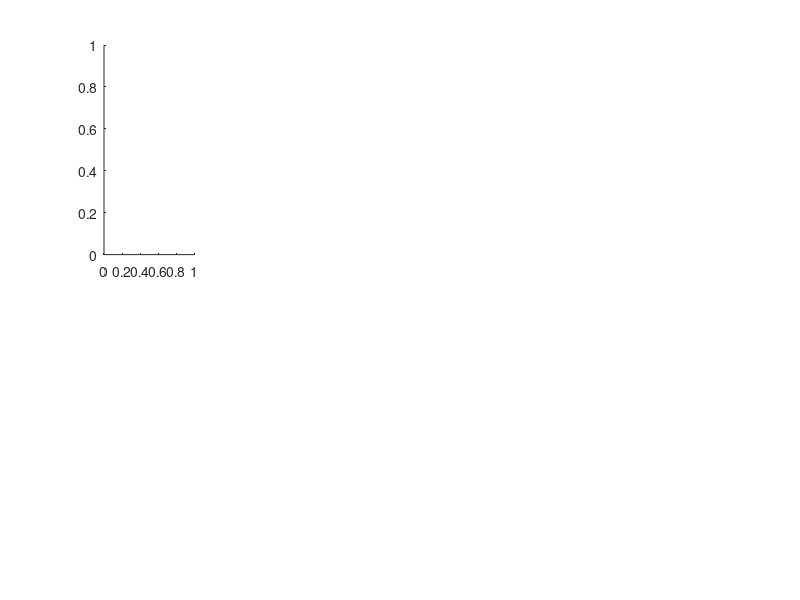

This chart was generated by the following MATLAB code: (Note: this script raises an error after producing the figure.)
%%%%%%%%%%%%%%%%%%%%%%%%%%%%%%%%%%%%%%%%%%%%%%%%%%%%%%%%%%%%%%%%%%%%%%%%%%
%% FINITE DIFFERENCE TIME DOMAIN SIMULATION - 2D
%%%%%%%%%%%%%%%%%%%%%%%%%%%%%%%%%%%%%%%%%%%%%%%%%%%%%%%%%%%%%%%%%%%%%%%%%%

%{
The 2D simulation (upgraded from Raymond Rampf's lectures) solves the
reflection & transmission spectrum of a pulse
impinges perpendicularly on a slab with material properties as summarized
in the pdf file in folder "FDTD_equations".

Spatial grid is based on "YEE grid" 

The results are for the TE and TM modes of the pulse 

Material properties, frequency range and the number of layers can be
modified.
%}

%% INITIALIZE MATLAB

close all; clear all; clc;

%% INITIALIZE FIGURE 

scrnsize = get(0,'screensize');
fig1 = figure('numbertitle','off','name','FDTD Simulation',...
    'color','white','position',scrnsize);

%% INITIALIZE COLORMAP
Cres = 256;
Gres = ceil(Cres/2);
Ccont = 2;
CMAP = zeros(Cres+Gres,3);
c1 = [0 0.5 1];
c2 = [1 1 1];
c3 = [1 0.5 0];
for nc = 1:ceil(Cres/2)
    f = (nc-1)/ceil(Cres/2);
    c = (1 - f^Ccont)*c1 + f^Ccont*c2;
    CMAP(nc,:) = c;
    c = (1 - f^(1/Ccont))*c2 + f^(1/Ccont)*c3;
    CMAP(ceil(Cres/2)+nc,:) = c;
    CMAP(ceil(Cres/2)+Gres+nc,:) = (1-f)*c2;
end

%% UNITS

m = 1;
cm = 1e-2 * m;
mm = 1e-3 * m;
um = 1e-6 * m;
nm = 1e-9 * m;

s = 1;
ms = 1e-3 * s;
us = 1e-6 * s;
ns = 1e-9 * s;
ps = 1e-12 * s;

Hz = 1;
kHz = 1e3 * Hz;
MHz = 1e6 * Hz;
GHz = 1e9 * Hz;
THz = 1e12 * Hz;
PHz = 1e15 * Hz;

F = 1;                  
H = 1;
Ohm = 1;

%% CONSTANTS

e0 = 8.8541878176 * 1e-12 * F/m;
u0 = 1.2566370614 * 1e-6 * H/m;
c0 = 1/sqrt(e0*u0) * m/s;
N0 = sqrt(u0/e0) * Ohm;

%% SIMULATION PROPERTIES

% OPTS.emax = 0.01;

% FREQUENCY RANGE
fmin = 0.1 * PHz;                    % minimum frequency
fmax = 0.35 * PHz;                    % maximum frequency
NFREQ = 100;                         % number of frequencies
FREQ = linspace(fmin,fmax,NFREQ);    % frequency array
        
% MATERIAL PROPERTIES
Wp_E1 = 13.72e15;
Gamma_E1 = [0.08052 0.3661 0.5241].*1e15;
W0_E1 = [0 0.6305 1.261].*1e15;
f_E1 = [0.76 0.024 0.01];
er1_inf = 6.9;

Wp_M1 = 0;
Gamma_M1 = [0 0 0];
W0_M1 = [0 0 0];
f_M1 = [0 0 0];
ur1_inf = 1;

Wp_E2 = 13.72e15;
Gamma_E2 = [0.08052 0.3661 0.5241].*1e15;
W0_E2 = [0 0.6305 1.261].*1e15;
f_E2 = [0.76 0.024 0.01];
er2_inf = 6.9;

Wp_M2 = 0;
Gamma_M2 = [0 0 0];
W0_M2 = [0 0 0];
f_M2 = [0 0 0];
ur2_inf = 1;

n_res = length(f_E1);

update_plot = 50;           % update plot every "update_plot" steps


% SLAB PROPERTIES
% 
%%%%%%%%%%%%%%%%%%%%%%%%%%%%%%%%%%%%%%%%%%%%%%%%%%%%%%%%%%%%%%%%%%%%%%%%%%%
%
%  er_bg,ur_bg                               background
%                            ________            _
%  er1,ur1                  |        |     
%                           |<--gx-->|         layer1
%                        ___|________|___        _
%  er2,ur2              |                |    
%                       |<----period---->|     layer2
%                       |________________|       _
%  er_sub,ur_sub        |                |
%                       |                |   substrate    
%
%%%%%%%%%%%%%%%%%%%%%%%%%%%%%%%%%%%%%%%%%%%%%%%%%%%%%%%%%%%%%%%%%%%%%%%%%%%
period = 365 * nm;
gx = 0.5 * period;
layer1 = 150 * nm;
layer2 = 20 * nm;
er_bg = 1.0;
ur_bg = 1.0;
er_sub = 3.9^2;
ur_sub = 1.0;
er1 = er1_inf;
ur1 = ur1_inf;
er2 = er2_inf;
ur2 = ur2_inf;

% GRID PARAMETERS
ermax = max([er_bg er1 er2 er_sub]);
nmax = sqrt(ermax);
NRESx = 20;
NRESy = 20;
NBUF = [0 0 100 100];
NPML = [0 0 20 20];

%%%%%%%%%%%%%%%%%%%%%%%%%%%%%%%%%%%%%%%%%%%%%%%%%%%%%%%%%%%%%%%%%%%%%%%%%%
%% COMPUTE OPTIMAIZED GRID
%%%%%%%%%%%%%%%%%%%%%%%%%%%%%%%%%%%%%%%%%%%%%%%%%%%%%%%%%%%%%%%%%%%%%%%%%%

% NOMINAL RESOLUTION
lam0_min = c0/fmax;
dx = lam0_min/nmax/NRESx;
dy = lam0_min/nmax/NRESy;

% SNAP GRID TO CRITICAL DIMENTIONS
Sx = period;
Nx = 2 * ceil(Sx/dx/2) + 1;
dx = period/Nx;
Sy = layer1 + layer2;
Ny = ceil(Sy/dy);
dy = Sy/Ny;

% COMPUTE GRID SIZE
Nx = round(Sx/dx) + 0 + NPML(1) + NPML(2) + NBUF(1) + NBUF(2);
Ny = round(Sy/dy) + 3 + NPML(3) + NPML(4) + NBUF(3) + NBUF(4);

% COMPUTE GRID AXIS
xa = (0:Nx-1)*dx;
ya = (0:Ny-1)*dy;

%%%%%%%%%%%%%%%%%%%%%%%%%%%%%%%%%%%%%%%%%%%%%%%%%%%%%%%%%%%%%%%%%%%%%%%%%%
%% BUILD DEVICE ON GRID
%%%%%%%%%%%%%%%%%%%%%%%%%%%%%%%%%%%%%%%%%%%%%%%%%%%%%%%%%%%%%%%%%%%%%%%%%%

% INITIALIZE MATERIALS TO FREE SPACE
ERxx = er_bg * ones(1,Nx,Ny);
ERyy = er_bg * ones(1,Nx,Ny);
ERzz = er_bg * ones(1,Nx,Ny);
URxx = ur_bg * ones(1,Nx,Ny);
URyy = ur_bg * ones(1,Nx,Ny);
URzz = ur_bg * ones(1,Nx,Ny);

GammaE = zeros(n_res,Nx,Ny);
GammaM = zeros(n_res,Nx,Ny);
WpE = zeros(1,Nx,Ny);
WpM = zeros(1,Nx,Ny);
W0E = zeros(n_res,Nx,Ny);
W0M = zeros(n_res,Nx,Ny);
fE = zeros(n_res,Nx,Ny);
fM = zeros(n_res,Nx,Ny);

% COMPUTE POSITION INDICES
nx1 = 1;
nx2 = nx1 + round(period/dx) - 1;
nx_grating1 = 1;
nx_grating2 = nx_grating1 + round(gx/dx) - 1;

ny1 = 2 + NBUF(3) + NPML(3) + 1;
ny2 = ny1 + round(layer1/dy) - 1;
ny3 = ny2 + round(layer2/dy) -1;

% ADD LAYER1 (GRATING)
ERxx(1,nx_grating1:nx_grating2,ny1:ny2) = er1;
ERyy(1,nx_grating1:nx_grating2,ny1:ny2) = er1;
ERzz(1,nx_grating1:nx_grating2,ny1:ny2) = er1;

WpE(1,nx_grating1:nx_grating2,ny1:ny2) = Wp_E1;

URxx(1,nx_grating1:nx_grating2,ny1:ny2) = ur1;
URyy(1,nx_grating1:nx_grating2,ny1:ny2) = ur1;
URzz(1,nx_grating1:nx_grating2,ny1:ny2) = ur1;

WpM(1,nx_grating1:nx_grating2,ny1:ny2) = Wp_M1;

for i=1:n_res
    
    GammaE(i,nx_grating1:nx_grating2,ny1:ny2) = Gamma_E1(i);
    W0E(i,nx_grating1:nx_grating2,ny1:ny2) = W0_E1(i);
    fE(i,nx_grating1:nx_grating2,ny1:ny2) = f_E1(i);

    GammaM(i,nx_grating1:nx_grating2,ny1:ny2) = Gamma_M1(i);
    W0M(i,nx_grating1:nx_grating2,ny1:ny2) = W0_M1(i);
    fM(i,nx_grating1:nx_grating2,ny1:ny2) = f_M1(i);

end

% ADD LAYER2
ERxx(1,nx1:nx2,ny2+1:ny3) = er2;
ERyy(1,nx1:nx2,ny2+1:ny3) = er2;
ERzz(1,nx1:nx2,ny2+1:ny3) = er2;

WpE(1,nx1:nx2,ny2+1:ny3) = Wp_E2;

URxx(1,nx1:nx2,ny2+1:ny3) = ur2;
URyy(1,nx1:nx2,ny2+1:ny3) = ur2;
URzz(1,nx1:nx2,ny2+1:ny3) = ur2;

WpM(1,nx1:nx2,ny2+1:ny3) = Wp_M2;

for i=1:n_res
    
    GammaE(i,nx1:nx2,ny2+1:ny3) = Gamma_E2(i);
    W0E(i,nx1:nx2,ny2+1:ny3) = W0_E2(i);
    fE(i,nx1:nx2,ny2+1:ny3) = f_E2(i);

    GammaM(i,nx1:nx2,ny2+1:ny3) = Gamma_M2(i);
    W0M(i,nx1:nx2,ny2+1:ny3) = W0_M2(i);
    fM(i,nx1:nx2,ny2+1:ny3) = f_M2(i);

end

% ADD SUBSTRATE
ERxx(1,nx1:nx2,ny3+1:Ny) = er_sub;
ERyy(1,nx1:nx2,ny3+1:Ny) = er_sub;
ERzz(1,nx1:nx2,ny3+1:Ny) = er_sub;

URxx(1,nx1:nx2,ny3+1:Ny) = ur_sub;
URyy(1,nx1:nx2,ny3+1:Ny) = ur_sub;
URzz(1,nx1:nx2,ny3+1:Ny) = ur_sub;
%%%%%%%%%%%%%%%%%%%%%%%%%%%%%%%%%%%%%%%%%%%%%%%%%%%%%%%%%%%%%%%%%%%%%%%%%%
%% COMPUTING THE SOURCE
%%%%%%%%%%%%%%%%%%%%%%%%%%%%%%%%%%%%%%%%%%%%%%%%%%%%%%%%%%%%%%%%%%%%%%%%%%

% COMPUTE STABLE TIME STEP
dmin = min([dx dy]);
dt = dmin/(2 * c0);

% SOURCE POSITION
ny_src = NPML(3) + 2;

% COMPUTE SOURCE PARAMETERS
tau = 0.5/fmax;
t0 = 6*tau;

% COMPUTE NUMBER OF TIME STEPS
tprop = nmax*Ny*dy/c0;
t = 2*t0 + 30*tprop;
STEPS = ceil(t/dt);

% COMPUTE THE SOURCE
ta = (0:STEPS-1)*dt;
A = sqrt(ERzz(1,1,ny_src)/URxx(1,1,ny_src));
shift = dy/(2*c0) + dt/2;

Ez_src = exp(-((ta-t0)/tau).^2);
Hx_src = A * exp(-((ta-t0+shift)/tau).^2);
Ex_src = exp(-((ta-t0)/tau).^2);
Hz_src = -A * exp(-((ta-t0+shift)/tau).^2);

%%%%%%%%%%%%%%%%%%%%%%%%%%%%%%%%%%%%%%%%%%%%%%%%%%%%%%%%%%%%%%%%%%%%%%%%%%
%% COMPUTE THE PML
%%%%%%%%%%%%%%%%%%%%%%%%%%%%%%%%%%%%%%%%%%%%%%%%%%%%%%%%%%%%%%%%%%%%%%%%%%

% NUMBER OF POINTS ON 2X GRID
Nx2 = 2*Nx;
Ny2 = 2*Ny;

% COMPUTE SIGMA PML PARAMETERS
sigx = zeros(1,Nx2,Ny2);
sigy = zeros(1,Nx2,Ny2);
for nx = 1 : 2*NPML(1)
    nx1 = 2*NPML(1) - nx + 1;
    sigx(1,nx1,:) = (0.5*e0/dt)*(nx/2/NPML(1))^3;
end
for nx = 1 : 2*NPML(2)
    nx1 = Nx2 - 2*NPML(2) + nx;
    sigx(1,nx1,:) = (0.5*e0/dt)*(nx/2/NPML(2))^3;
end

for ny = 1 : 2*NPML(3)
    ny1 = 2*NPML(3)- ny +1;
    sigy(1,:,ny1) = (0.5*e0/dt)*(ny/2/NPML(3))^3;
end
for ny = 1 : 2*NPML(4)
    ny1 = Ny2 - 2*NPML(4) +ny;
    sigy(1,:,ny1) = (0.5*e0/dt)*(ny/2/NPML(4))^3;
end

%%%%%%%%%%%%%%%%%%%%%%%%%%%%%%%%%%%%%%%%%%%%%%%%%%%%%%%%%%%%%%%%%%%%%%%%%%
%% INITIALISE FIELDS AND RECORD PLANES
%%%%%%%%%%%%%%%%%%%%%%%%%%%%%%%%%%%%%%%%%%%%%%%%%%%%%%%%%%%%%%%%%%%%%%%%%%

% INITIALISE FOURIER TRANSFORM
K = exp(-1i*2*pi*dt*FREQ);

ErefTE = zeros(Nx,NFREQ);
EtrnTE = zeros(Nx,NFREQ);
SRCTE = zeros(1,NFREQ);

ErefTM = zeros(Nx,NFREQ);
EtrnTM = zeros(Nx,NFREQ);
SRCTM = zeros(1,NFREQ);

% POSITION OF RECORD PLANES
ny_ref = NPML(3) + 1;
ny_trn = Ny - NPML(4);

% COMPUTE REFRACTIVE INDICES IN RECORD PLANES
nref = sqrt(ERzz(1,1,ny_ref)*URxx(1,1,ny_ref));
ntrn = sqrt(ERzz(1,1,ny_trn)*URxx(1,1,ny_trn));

% INITIALISE FIELDS
Ex = zeros(1,Nx,Ny);
Ex_sqz = zeros(Nx,Ny);
Ey = zeros(1,Nx,Ny);
Ez = zeros(1,Nx,Ny);
Ez_sqz = zeros(Nx,Ny);
Dx = zeros(1,Nx,Ny);
Dy = zeros(1,Nx,Ny);
Dz = zeros(1,Nx,Ny);
Hx = zeros(1,Nx,Ny);
Hy = zeros(1,Nx,Ny);
Hz = zeros(1,Nx,Ny);
Bx = zeros(1,Nx,Ny);
By = zeros(1,Nx,Ny);
Bz = zeros(1,Nx,Ny);
JEx = zeros(n_res,Nx,Ny);
JEy = zeros(n_res,Nx,Ny);
JEz = zeros(n_res,Nx,Ny);
JMx = zeros(n_res,Nx,Ny);
JMy = zeros(n_res,Nx,Ny);
JMz = zeros(n_res,Nx,Ny);
Px = zeros(n_res,Nx,Ny);
Py = zeros(n_res,Nx,Ny);
Pz = zeros(n_res,Nx,Ny);
Px_full = zeros(1,Nx,Ny);
Py_full = zeros(1,Nx,Ny);
Pz_full = zeros(1,Nx,Ny);
Mx = zeros(n_res,Nx,Ny);
My = zeros(n_res,Nx,Ny);
Mz = zeros(n_res,Nx,Ny);
Mx_full = zeros(1,Nx,Ny);
My_full = zeros(1,Nx,Ny);
Mz_full = zeros(1,Nx,Ny);

% INITIALIZE CURL
CEx = zeros(1,Nx,Ny);
CEy = zeros(1,Nx,Ny);
CEz = zeros(1,Nx,Ny);
CHx = zeros(1,Nx,Ny);
CHy = zeros(1,Nx,Ny);
CHz = zeros(1,Nx,Ny);

% INITIALIZE INTEGRATION TERMS
ICEx = zeros(1,Nx,Ny);
ICEy = zeros(1,Nx,Ny);
ICEz = zeros(1,Nx,Ny);
IDz = zeros(1,Nx,Ny);
IBz = zeros(1,Nx,Ny);
ICHx = zeros(1,Nx,Ny);
ICHy = zeros(1,Nx,Ny);
ICHz = zeros(1,Nx,Ny);

%%%%%%%%%%%%%%%%%%%%%%%%%%%%%%%%%%%%%%%%%%%%%%%%%%%%%%%%%%%%%%%%%%%%%%%%%%
%% COMPUTE UPDATE COEFFICIENTS
%%%%%%%%%%%%%%%%%%%%%%%%%%%%%%%%%%%%%%%%%%%%%%%%%%%%%%%%%%%%%%%%%%%%%%%%%%
% COMPUTE Dx UPDATE COEFFICIENTS
sigDx = sigx(1,2:2:Nx2,1:2:Ny2);
sigDy = sigy(1,2:2:Nx2,1:2:Ny2);
mDx0 = (1/dt) + sigDy/(2*e0);
mDx1 = ((1/dt) - sigDy/(2*e0))./mDx0;
mDx2 = (c0)./mDx0;
mDx3 = (c0*dt*sigDx/e0)./mDx0;

% COMPUTE Dy UPDATE COEFFICIENTS
sigDx = sigx(1,1:2:Nx2,2:2:Ny2);
sigDy = sigy(1,1:2:Nx2,2:2:Ny2);
mDy0 = (1/dt) + sigDx/(2*e0);
mDy1 = ((1/dt) - sigDx/(2*e0))./mDy0;
mDy2 = (c0)./mDy0;
mDy3 = (c0*dt*sigDy/e0)./mDy0;

% COMPUTE Dz UPDATE COEFFICIENTS
sigDx = sigx(1,1:2:Nx2,1:2:Ny2);
sigDy = sigy(1,1:2:Nx2,1:2:Ny2);
sigDz = 0;
mDz0 = (1/dt) + (sigDx+sigDy)/(2*e0) +...
    (sigDx.*sigDy)*dt./4/e0.^2;
mDz1 = ((1/dt) - (sigDx+sigDy)/(2*e0) -...
    (sigDx.*sigDy)*dt./4/e0.^2)./mDz0;
mDz2 = (c0)./mDz0;
mDz3 = (c0*dt*sigDz/e0)./mDz0;
mDz4 = (-sigDx.*sigDy*dt/e0.^2)./mDz0;

% COMPUTE Bx UPDATE COEFFICIENTS
sigBx = sigx(1,1:2:Nx2,2:2:Ny2);
sigBy = sigy(1,1:2:Nx2,2:2:Ny2);
mBx0 = (1/dt) + sigBy/(2*e0);
mBx1 = ((1/dt) - sigBy/(2*e0))./mBx0;
mBx2 = (-N0)./mBx0;
mBx3 = (-N0*dt*sigBx/e0)./mBx0;

% COMPUTE By UPDATE COEFFICIENTS
sigBx = sigx(1,2:2:Nx2,1:2:Ny2);
sigBy = sigy(1,2:2:Nx2,1:2:Ny2);
mBy0 = (1/dt) + sigBx/(2*e0);
mBy1 = ((1/dt) - sigBx/(2*e0))./mBy0;
mBy2 = (-N0)./mBy0;
mBy3 = (-N0*dt*sigBy/e0)./mBy0;

% COMPUTE Bz UPDATE COEFFICIENTS
sigBx = sigx(1,2:2:Nx2,2:2:Ny2);
sigBy = sigy(1,2:2:Nx2,2:2:Ny2);
sigBz = 0;
mBz0 = (1/dt) + (sigBx+sigBy)/(2*e0) +...
    (sigBx.*sigBy)*dt./4/e0.^2;
mBz1 = ((1/dt) - (sigBx+sigBy)/(2*e0) -...
    (sigBx.*sigBy)*dt./4/e0.^2)./mBz0;
mBz2 = (-N0)./mBz0;
mBz3 = (-N0*dt*sigBz/e0)./mBz0;
mBz4 = (-sigBx.*sigBy*dt/e0.^2)./mBz0;

% COMPUTE JEx UPDATE COEFFICIENTS
mJEx0 = (1/dt) + (GammaE/2);
mJEx1 = ((1/dt) - (GammaE/2))./mJEx0;
mJEx2 = (WpE.^2.*fE)./mJEx0;
mJEx3 = (-W0E.^2)./mJEx0;

% COMPUTE JEy UPDATE COEFFICIENTS
mJEy0 = (1/dt) + (GammaE/2);
mJEy1 = ((1/dt) - (GammaE/2))./mJEy0;
mJEy2 = (WpE.^2.*fE)./mJEy0;
mJEy3 = (-W0E.^2)./mJEy0;

% COMPUTE JEz UPDATE COEFFICIENTS
mJEz0 = (1/dt) + (GammaE/2);
mJEz1 = ((1/dt) - (GammaE/2))./mJEz0;
mJEz2 = (WpE.^2.*fE)./mJEz0;
mJEz3 = (-W0E.^2)./mJEz0;

% COMPUTE JMx UPDATE COEFFICIENTS
mJMx0 = (1/dt) + (GammaM/2);
mJMx1 = ((1/dt) - (GammaM/2))./mJMx0;
mJMx2 = (WpM.^2.*fM)./mJMx0;
mJMx3 = (-W0M.^2)./mJMx0;

% COMPUTE JMy UPDATE COEFFICIENTS
mJMy0 = (1/dt) + (GammaM/2);
mJMy1 = ((1/dt) - (GammaM/2))./mJMy0;
mJMy2 = (WpM.^2.*fM)./mJMy0;
mJMy3 = (-W0M.^2)./mJMy0;

% COMPUTE JMz UPDATE COEFFICIENTS
mJMz0 = (1/dt) + (GammaM/2);
mJMz1 = ((1/dt) - (GammaM/2))./mJMz0;
mJMz2 = (WpM.^2.*fM)./mJMz0;
mJMz3 = (-W0M.^2)./mJMz0;

%%%%%%%%%%%%%%%%%%%%%%%%%%%%%%%%%%%%%%%%%%%%%%%%%%%%%%%%%%%%%%%%%%%%%%%%%%
%% PERFORM FDTD ANALYSIS
%%%%%%%%%%%%%%%%%%%%%%%%%%%%%%%%%%%%%%%%%%%%%%%%%%%%%%%%%%%%%%%%%%%%%%%%%%

% MAIN LOOP - ITERATIVE OVER TIME

for T = 1 : STEPS
    
    %%%%%%%%%%%%%%%%%%%%%%%%%%%%%%%%%%%%%%%%%%%%%%%%%%%%%%%%%%%%%%%%%%%%%%%
    %% TE mode
    %%%%%%%%%%%%%%%%%%%%%%%%%%%%%%%%%%%%%%%%%%%%%%%%%%%%%%%%%%%%%%%%%%%%%%%
    
    Mx_full = zeros(1,Nx,Ny);    
    My_full = zeros(1,Nx,Ny);
    
    Pz_full = zeros(1,Nx,Ny);
            
    for i = 1 : n_res
    
        % UPDATE JMx,JMy FROM Mx,My AND Hx,Hy 
        JMx(i,:,:) = mJMx1(i,:,:).*JMx(i,:,:) +...
            mJMx2(i,:,:).*Hx + mJMx3(i,:,:).*Mx(i,:,:);
        JMy(i,:,:) = mJMy1(i,:,:).*JMy(i,:,:) +...
            mJMy2(i,:,:).*Hy + mJMy3(i,:,:).*My(i,:,:);
            
        % UPDATE Mx,My FROM JMx,JMy
        Mx(i,:,:) = Mx(i,:,:) + dt.*JMx(i,:,:);
        My(i,:,:) = My(i,:,:) + dt.*JMy(i,:,:);
                
        Mx_full = Mx_full + Mx(i,:,:);
        My_full = My_full + My(i,:,:);
            
    end 
    
    % COMPUTE CEx
    for ny = 1 :Ny-1
        for nx = 1 : Nx
            CEx(1,nx,ny) = (Ez(1,nx,ny+1)-Ez(1,nx,ny))/dy;
        end
    end
    for nx = 1:Nx
        CEx(1,nx,Ny) = (Ez(1,nx,1)-Ez(1,nx,Ny))/dy;
    end
   
    % COMPUTE CEy
    for nx = 1 :Nx-1
        for ny = 1 :Ny
            CEy(1,nx,ny) =-(Ez(1,nx+1,ny)-Ez(1,nx,ny))/dx;
        end
    end
    for ny = 1:Ny
        CEy(1,Nx,ny) = -(Ez(1,1,ny)-Ez(1,Nx,ny))/dx;
    end
        
    % TF/SF
    CEx(1,:,ny_src-1) = CEx(1,:,ny_src-1) - Ez_src(T)/dy;
     
    % UPDATE ICEx,ICEy
    ICEx = ICEx + CEx;
    ICEy = ICEy + CEy;
    
    % UPDTAE B FROM E
    Bx = mBx1.*Bx + mBx2.*CEx + mBx3.*ICEx;
    By = mBy1.*By + mBy2.*CEy + mBy3.*ICEy; 
    
    % UPDATE H FROM B AND M
    Hx = (Bx-Mx_full)./URxx/u0;
    Hy = (By-My_full)./URyy/u0;   
    
    % COMPUTE CHz
    CHz(1,1,1) = (Hy(1,1,1) - Hy(1,Nx,1))/dx - (Hx(1,1,1) -Hx(1,1,Ny))/dy;
    for nx = 2 : Nx
        CHz(1,nx,1) = (Hy(1,nx,1)-Hy(1,nx-1,1))/dx - (Hx(1,nx,1)-Hx(1,nx,Ny))/dy;
    end
    for ny = 2 : Ny
        CHz(1,1,ny) = (Hy(1,1,ny) - Hy(1,Nx,ny))/dx - ...
            (Hx(1,1,ny) - Hx(1,1,ny-1))/dy;
        for nx = 2 : Nx
            CHz(1,nx,ny) = (Hy(1,nx,ny) - Hy(1,nx-1,ny))/dx - ...
                (Hx(1,nx,ny) - Hx(1,nx,ny-1))/dy;
        end
    end
    
    % TF/SF
    CHz(1,:,ny_src) = CHz(1,:,ny_src) + Hx_src(T)/dy;
    
    for i = 1 : n_res
           
        % UPDATE JEz FROM Pz AND Ez
        JEz(i,:,:) = mJEz1(i,:,:).*JEz(i,:,:) +...
            mJEz2(i,:,:).*Ez + mJEz3(i,:,:).*Pz(i,:,:);
    
        % UPDATE Pz FROM JEz
        Pz(i,:,:) = Pz(i,:,:) + dt.*JEz(i,:,:);
            
        Pz_full = Pz_full + Pz(i,:,:);
            
    end
        
    % UPDATE IDz
    IDz = IDz + Dz;
    
    % UPDATE ICHz
    ICHz = ICHz + CHz;
    
    % UPDTAE Dz FROM Hx,Hy
    Dz = mDz1.*Dz + mDz2.*CHz + mDz3.*ICHz + mDz4.*IDz;
    
    % UPDATE E FROM D AND P
    Ez = (Dz - Pz_full)./ERzz;
    
    %%%%%%%%%%%%%%%%%%%%%%%%%%%%%%%%%%%%%%%%%%%%%%%%%%%%%%%%%%%%%%%%%%%%%%%
    %% TM MODE
    %%%%%%%%%%%%%%%%%%%%%%%%%%%%%%%%%%%%%%%%%%%%%%%%%%%%%%%%%%%%%%%%%%%%%%%
    
    Mz_full = zeros(1,Nx,Ny);    
        
    Px_full = zeros(1,Nx,Ny);
    Py_full = zeros(1,Nx,Ny);
    
    for i = 1 : n_res
    
        % UPDATE JMz FROM Mz AND Hz 
        JMz(i,:,:) = mJMz1(i,:,:).*JMz(i,:,:) +...
            mJMz2(i,:,:).*Hz + mJMz3(i,:,:).*Mz(i,:,:);
                    
        % UPDATE Mz FROM JMz
        Mz(i,:,:) = Mz(i,:,:) + dt.*JMz(i,:,:);
                
        Mz_full = Mz_full + Mz(i,:,:);
                    
    end 
    
    % COMPUTE CEz
    for ny = 1 : Ny-1
        for nx = 1 : Nx-1
            CEz(1,nx,ny) = (Ey(1,nx+1,ny) - Ey(1,nx,ny))/dx - ...
                (Ex(1,nx,ny+1) - Ex(1,nx,ny))/dy;
        end
        CEz(1,Nx,ny) = (Ey(1,1,ny) - Ey(1,Nx,ny))/dx - ...
            (Ex(1,Nx,ny+1) - Ex(1,Nx,ny))/dy;
    end
    for nx = 1 : Nx-1
        CEz(1,nx,Ny) = (Ey(1,nx+1,Ny)-Ey(1,nx,Ny))/dx - (Ex(1,nx,1)-Ex(1,nx,Ny))/dy;
    end
    CEz(1,Nx,Ny) = (Ey(1,1,Ny) - Ey(1,Nx,Ny))/dx - (Ex(1,Nx,1) -Ex(1,Nx,Ny))/dy;
    
    % TF/SF
    CEz(1,:,ny_src-1) = CEz(1,:,ny_src-1) + Ex_src(T)/dy;
        
    % UPDATE ICEz
    ICEz = ICEz + CEz;

    % UPDATE IBz
    IBz = IBz + Bz;
    
    % UPDTAE Bz FROM Ex,Ey
    Bz = mBz1.*Bz + mBz2.*CEz + mBz3.*ICEz + mBz4.*IBz;
     
    % UPDATE Hz FROM Bz AND Mz
    Hz = (Bz-Mz_full)./URzz/u0;
       
    % COMPUTE CHx
    for nx = 1:Nx
        CHx(1,nx,1) = (Hz(1,nx,1)-Hz(1,nx,Ny))/dy;
    end
    for ny = 2 :Ny
        for nx = 1 : Nx
            CHx(1,nx,ny) = (Hz(1,nx,ny)-Hz(1,nx,ny-1))/dy;
        end
    end
    
    % COMPUTE CHy
    for ny = 1:Ny
        CHy(1,1,ny) = -(Hz(1,1,ny)-Hz(1,Nx,ny))/dx;
    end 
    for nx = 2 :Nx
        for ny = 1 :Ny
            CHy(1,nx,ny) =-(Hz(1,nx,ny)-Hz(1,nx-1,ny))/dx;
        end
    end
       
    % TF/SF
    CHx(1,:,ny_src) = CHx(1,:,ny_src) - Hz_src(T)/dy;
    
    for i = 1 : n_res
           
        % UPDATE JEx,JEy FROM Px,Py AND Ex,Ey
        JEx(i,:,:) = mJEx1(i,:,:).*JEx(i,:,:) +...
            mJEx2(i,:,:).*Ex + mJEx3(i,:,:).*Px(i,:,:);
        JEy(i,:,:) = mJEy1(i,:,:).*JEy(i,:,:) +...
            mJEy2(i,:,:).*Ey + mJEy3(i,:,:).*Py(i,:,:);
       
        % UPDATE Px,Py FROM JEx,JEy
        Px(i,:,:) = Px(i,:,:) + dt.*JEx(i,:,:);
        Py(i,:,:) = Py(i,:,:) + dt.*JEy(i,:,:);
    
        Px_full = Px_full + Px(i,:,:);
        Py_full = Py_full + Py(i,:,:);
            
    end
        
    % UPDATE ICHx,ICHy
    ICHx = ICHx + CHx;
    ICHy = ICHy + CHy;
    
    % UPDTAE Dx,Dy FROM Hz
    Dx = mDx1.*Dx + mDx2.*CHx + mDx3.*ICHx;
    Dy = mDy1.*Dy + mDy2.*CHy + mDy3.*ICHy;

    % UPDATE Ex,Ey FROM Dx,Dy AND Px,Py
    Ex = (Dx - Px_full)./ERxx;
    Ey = (Dy - Py_full)./ERyy;
           
     % UPDATE FOURIER TRANSFORMS
    Ex_sqz = squeeze(Ex);
    Ez_sqz = squeeze(Ez);
    
    for nfreq = 1 : NFREQ 
       ErefTE(:,nfreq) = ErefTE(:,nfreq) + (K(nfreq)^T)*Ez_sqz(:,ny_ref)*dt;
       EtrnTE(:,nfreq) = EtrnTE(:,nfreq) + (K(nfreq)^T)*Ez_sqz(:,ny_trn)*dt;
       SRCTE(1,nfreq) = SRCTE(1,nfreq) + (K(nfreq)^T)*Ez_src(T)*dt;
    
       ErefTM(:,nfreq) = ErefTM(:,nfreq) + (K(nfreq)^T)*Ex_sqz(:,ny_ref)*dt;
       EtrnTM(:,nfreq) = EtrnTM(:,nfreq) + (K(nfreq)^T)*Ex_sqz(:,ny_trn)*dt;
       SRCTM(1,nfreq) = SRCTM(1,nfreq) + (K(nfreq)^T)*Ex_src(T)*dt;
    end
 
    % SHOW STATUS
    if ~mod(T, update_plot)
        
        % SHOW FIELDS
        subplot(2,5,1);
        draw2D_BS(xa,ya,squeeze(ERzz),squeeze(Ez),NPML,CMAP);
        axis equal tight;
        title([num2str(T) ' of ' num2str(STEPS)]);
        ylabel('TE mode');
        
        subplot(2,5,6);
        draw2D_BS(xa,ya,squeeze(ERxx),squeeze(Ex),NPML,CMAP);
        axis equal tight;
        ylabel('TM mode');
        
        %%%%%%%%%%%%%%%%%%%%%%%%%%%%%%%%%%%%%%%%%%%%%%%%%%%%%%%%%%%%%%%%%%%
        %% REFLECTANCE AND TRANSMITTANCE
        %%%%%%%%%%%%%%%%%%%%%%%%%%%%%%%%%%%%%%%%%%%%%%%%%%%%%%%%%%%%%%%%%%%
               
        % INITIALIZE REFLECTANCE AND TRANSMITTANCE
        REFTE = zeros(1,NFREQ);
        TRNTE = zeros(1,NFREQ);

        REFTM = zeros(1,NFREQ);
        TRNTM = zeros(1,NFREQ);

        % LOOP OVER FREQUENCY
        for nfreq = 1 : NFREQ
            
            % COMPUTE WAVE VECTOR COMPONENTS
            lam0 = c0/FREQ(nfreq);
            k0 = 2*pi/lam0;
            kxinc = 0;
            kyinc = k0*nref;
            m = (-floor(Nx/2):floor(Nx/2))';
            kx = -2*pi*m/Sx;
            kyR = sqrt((k0*nref)^2 - kx.^2);
            kyT = sqrt((k0*ntrn)^2 - kx.^2);

            % COMPUTE REFLECTANCE
            refTE = ErefTE(:,nfreq)/SRCTE(1,nfreq);
            refTE = fftshift(fft(refTE))/Nx;
            refTE = real(kyR/kyinc).*abs(refTE).^2;
            REFTE(nfreq) = sum(refTE);

            refTM = ErefTM(:,nfreq)/SRCTM(1,nfreq);
            refTM = fftshift(fft(refTM))/Nx;
            refTM = real(kyR/kyinc).*abs(refTM).^2;
            REFTM(nfreq) = sum(refTM);

            % COMPUTE TRANSMITTANCE
            trnTE = EtrnTE(:,nfreq)/SRCTE(1,nfreq);
            trnTE = fftshift(fft(trnTE))/Nx;
            trnTE = real(kyT/kyinc).*abs(trnTE).^2;
            TRNTE(nfreq) = sum(trnTE);

            trnTM = EtrnTM(:,nfreq)/SRCTM(1,nfreq);
            trnTM = fftshift(fft(trnTM))/Nx;
            trnTM = real(kyT/kyinc).*abs(trnTM).^2;
            TRNTM(nfreq) = sum(trnTM);

        end
        
        % COMPUTE ENERGY CONSERVATION
        CONTE = REFTE + TRNTE;

        CONTM = REFTM + TRNTM;
            
        % PLOT REFLECTION/TRANSMISSION SPECTRUM
        subplot(2,5,(2:5));         
        plot(FREQ,REFTE,'-R','LineWidth',2);
        hold on;
        plot(FREQ,TRNTE,'-B','LineWidth',2);
        plot(FREQ,CONTE,'-K','LineWidth',1);
        axis([FREQ(1) FREQ(NFREQ) -0.1 1.1]);
        xlabel('Frequency (Hz)'); ylabel('Normalized intensity (a.u)');
        title('TE mode');
        legend('Reflectance','Transmittance','Conservation');
        hold off;
                    
        subplot(2,5,(7:10)); 
        plot(FREQ,REFTM,'-R','LineWidth',2);
        hold on;
        plot(FREQ,TRNTM,'-B','LineWidth',2);
        plot(FREQ,CONTM,'-K','LineWidth',1);
        axis([FREQ(1) FREQ(NFREQ) -0.1 1.1]);
        xlabel('Frequency (Hz)'); ylabel('Normalized intensity (a.u)');
        title('TM mode');
        legend('Reflectance','Transmittance','Conservation');
        hold off;
        
        drawnow;
       
    end
    
    drawnow;
    
end

%%%%%%%%%%%%%%%%%%%%%%%%%%%%%%%%%%%%%%%%%%%%%%%%%%%%%%%%%%%%%%%%%%%%%%%%%%%
%% GENERATE A PROFESSIONAL LOOKING PLOT
%%%%%%%%%%%%%%%%%%%%%%%%%%%%%%%%%%%%%%%%%%%%%%%%%%%%%%%%%%%%%%%%%%%%%%%%%%%

fig2 = figure('numbertitle','off','name','Spectrum',...
    'color','white','position',scrnsize);
h = plot(c0./FREQ./nm,100*REFTE,'-r','LineWidth',2);
hold on;
plot(c0./FREQ./nm,100*REFTM,'--r','LineWidth',2);
plot(c0./FREQ./nm,100*TRNTE,'-b','LineWidth',2);
plot(c0./FREQ./nm,100*TRNTM,'--b','LineWidth',2);
plot(c0./FREQ./nm,100*CONTE,'-k','LineWidth',1);
plot(c0./FREQ./nm,100*CONTM,'--k','LineWidth',1);
hold off;
axis([c0./FREQ(NFREQ)./nm c0./FREQ(1)./nm 0 105]);
h2 = get(h,'Parent');
set(h2,'FontSize',14,'LineWidth',2);
h = legend('Reflectance - TE','Reflectance - TM',...
    'Transmittance - TE','Transmittance - TM','Conservation - TE','Conservation - TM');
set(h,'Location','NorthEast');
xlabel('Wavelength/nm');
ylabel('%','Rotation',0,'HorizontalAlignment','right');

  
